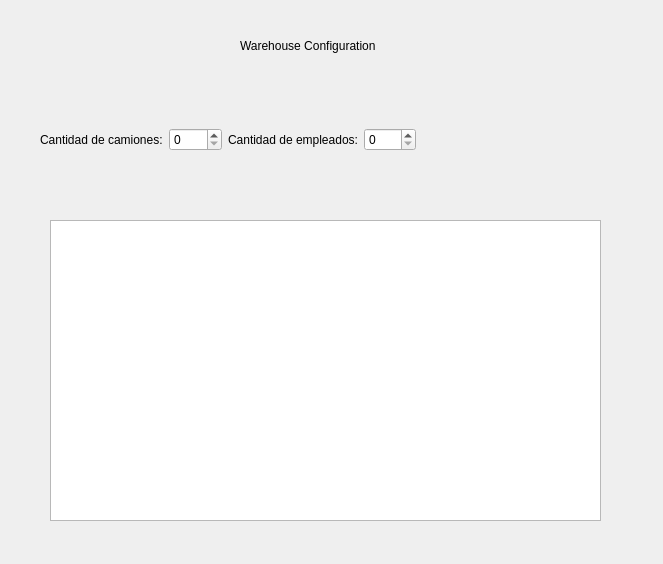
<?xml version="1.0" encoding="UTF-8"?>
<ui version="4.0">
 <class>WarehouseEdit</class>
 <widget class="QWidget" name="WarehouseEdit">
  <property name="geometry">
   <rect>
    <x>0</x>
    <y>0</y>
    <width>663</width>
    <height>564</height>
   </rect>
  </property>
  <property name="windowTitle">
   <string>Form</string>
  </property>
  <widget class="QWidget" name="horizontalLayoutWidget">
   <property name="geometry">
    <rect>
     <x>40</x>
     <y>100</y>
     <width>376</width>
     <height>80</height>
    </rect>
   </property>
   <layout class="QHBoxLayout" name="horizontalLayout">
    <item>
     <widget class="QLabel" name="label">
      <property name="text">
       <string>Cantidad de camiones:</string>
      </property>
     </widget>
    </item>
    <item>
     <widget class="QSpinBox" name="spinBox"/>
    </item>
    <item>
     <widget class="QLabel" name="label_2">
      <property name="text">
       <string>Cantidad de empleados:</string>
      </property>
     </widget>
    </item>
    <item>
     <widget class="QSpinBox" name="spinBox_2"/>
    </item>
   </layout>
  </widget>
  <widget class="QLabel" name="label_3">
   <property name="geometry">
    <rect>
     <x>240</x>
     <y>20</y>
     <width>161</width>
     <height>51</height>
    </rect>
   </property>
   <property name="text">
    <string>Warehouse Configuration</string>
   </property>
  </widget>
  <widget class="QTableView" name="tableView">
   <property name="geometry">
    <rect>
     <x>50</x>
     <y>220</y>
     <width>551</width>
     <height>301</height>
    </rect>
   </property>
  </widget>
 </widget>
 <resources/>
 <connections/>
</ui>
